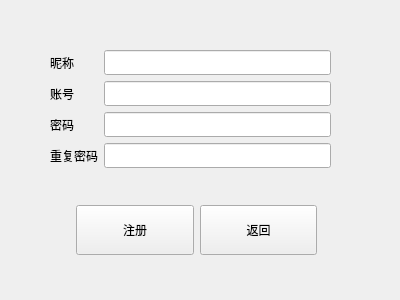
<?xml version="1.0" encoding="UTF-8"?>
<ui version="4.0">
 <class>signUp</class>
 <widget class="QWidget" name="signUp">
  <property name="geometry">
   <rect>
    <x>0</x>
    <y>0</y>
    <width>400</width>
    <height>300</height>
   </rect>
  </property>
  <property name="windowTitle">
   <string>Form</string>
  </property>
  <widget class="QWidget" name="formLayoutWidget">
   <property name="geometry">
    <rect>
     <x>50</x>
     <y>50</y>
     <width>281</width>
     <height>131</height>
    </rect>
   </property>
   <property name="font">
    <font>
     <family>Tetris</family>
    </font>
   </property>
   <layout class="QFormLayout" name="formLayout">
    <item row="0" column="0">
     <widget class="QLabel" name="label_3">
      <property name="font">
       <font>
        <family>Tetris</family>
       </font>
      </property>
      <property name="text">
       <string>昵称</string>
      </property>
     </widget>
    </item>
    <item row="0" column="1">
     <widget class="QLineEdit" name="name">
      <property name="font">
       <font>
        <family>Tetris</family>
       </font>
      </property>
      <property name="echoMode">
       <enum>QLineEdit::Normal</enum>
      </property>
     </widget>
    </item>
    <item row="1" column="0">
     <widget class="QLabel" name="label">
      <property name="font">
       <font>
        <family>Tetris</family>
       </font>
      </property>
      <property name="text">
       <string>账号</string>
      </property>
     </widget>
    </item>
    <item row="1" column="1">
     <widget class="QLineEdit" name="account">
      <property name="font">
       <font>
        <family>Tetris</family>
       </font>
      </property>
     </widget>
    </item>
    <item row="2" column="1">
     <widget class="QLineEdit" name="password">
      <property name="font">
       <font>
        <family>Tetris</family>
       </font>
      </property>
      <property name="echoMode">
       <enum>QLineEdit::Password</enum>
      </property>
     </widget>
    </item>
    <item row="3" column="0">
     <widget class="QLabel" name="label_4">
      <property name="font">
       <font>
        <family>Tetris</family>
       </font>
      </property>
      <property name="text">
       <string>重复密码</string>
      </property>
     </widget>
    </item>
    <item row="3" column="1">
     <widget class="QLineEdit" name="password2">
      <property name="font">
       <font>
        <family>Tetris</family>
       </font>
      </property>
      <property name="echoMode">
       <enum>QLineEdit::Password</enum>
      </property>
     </widget>
    </item>
    <item row="2" column="0">
     <widget class="QLabel" name="label_2">
      <property name="font">
       <font>
        <family>Tetris</family>
       </font>
      </property>
      <property name="text">
       <string>密码</string>
      </property>
     </widget>
    </item>
   </layout>
  </widget>
  <widget class="QWidget" name="horizontalLayoutWidget">
   <property name="geometry">
    <rect>
     <x>76</x>
     <y>190</y>
     <width>241</width>
     <height>80</height>
    </rect>
   </property>
   <property name="font">
    <font>
     <family>Tetris</family>
    </font>
   </property>
   <layout class="QHBoxLayout" name="horizontalLayout">
    <item>
     <widget class="QPushButton" name="log">
      <property name="minimumSize">
       <size>
        <width>0</width>
        <height>50</height>
       </size>
      </property>
      <property name="font">
       <font>
        <family>Tetris</family>
       </font>
      </property>
      <property name="text">
       <string>注册</string>
      </property>
     </widget>
    </item>
    <item>
     <widget class="QPushButton" name="cancel">
      <property name="minimumSize">
       <size>
        <width>0</width>
        <height>50</height>
       </size>
      </property>
      <property name="font">
       <font>
        <family>Tetris</family>
       </font>
      </property>
      <property name="text">
       <string>返回</string>
      </property>
     </widget>
    </item>
   </layout>
  </widget>
  <widget class="QLabel" name="sign">
   <property name="geometry">
    <rect>
     <x>130</x>
     <y>20</y>
     <width>151</width>
     <height>31</height>
    </rect>
   </property>
   <property name="font">
    <font>
     <family>Tetris</family>
     <pointsize>12</pointsize>
    </font>
   </property>
   <property name="text">
    <string/>
   </property>
  </widget>
 </widget>
 <resources/>
 <connections/>
</ui>
